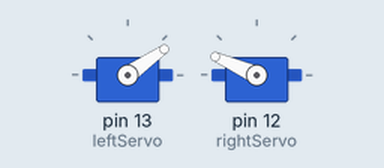
Simulated run of this program. Board: Arduino Uno, built with avr-gcc and run on an emulated ATmega328P. Parts: 2 × servo.

Above: at 0.6 s.
At 2.1 s:
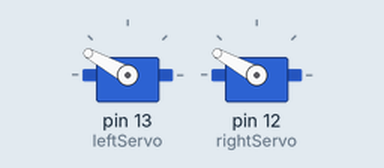
At 2.7 s:
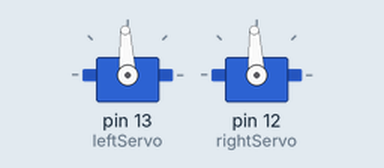
Timing chart, 0 to 4.2 s (numbered marks = the images above):
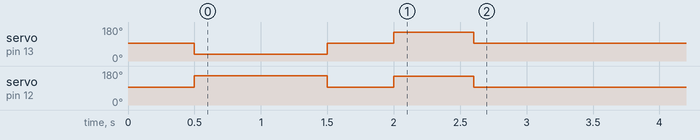

Measured:
- by itself, servo on pin 13 (leftServo): 93° → 35° at 0.50 s, → 93° 1.0 s later, → 151° 0.50 s later, → 93° 0.60 s later
- by itself, servo on pin 12 (rightServo): 93° → 156° at 0.50 s, → 93° 1.0 s later, → 151° 0.50 s later, → 93° 0.60 s later

The program:

main.cpp
```cpp
#include <Arduino.h>
#include <Servo.h>

// Declarations for servo motors
Servo leftServo;
Servo rightServo;

// put function declarations here:
void straight(int);
void turn(int, double);

void setup() {
  leftServo.attach(13);  // Attach left servo to pin 13
  rightServo.attach(12); // Attach right servo to pin 12
  leftServo.writeMicroseconds(1500);  // Set left servo to neutral position
  rightServo.writeMicroseconds(1500); // Set right servo to neutral position
  delay(500); // Wait for 1/2 second

  // Car movments based on the function inputs go here
  straight(1); // Move straight with 100% effort for 1 second
  delay(500); // Wait for 1/2 second
  turn(1, 0.6); // Turn right for 0.6 seconds (90 degrees)

   // Stop the motors
   leftServo.detach();
   rightServo.detach();
}

void loop() {
  // put your main code here, to run repeatedly:
}

// put function definitions here:
void straight(int seconds) {
  // This function moves the car straight for a specified distance
  // experimentally determined speed is about 6 inches per second
  int speed = -600;
  int time = seconds * 1000; // Convert seconds to milliseconds

  leftServo.writeMicroseconds(1500 + speed);
  rightServo.writeMicroseconds(1550 - speed);
  delay(time);
  leftServo.writeMicroseconds(1500);
  rightServo.writeMicroseconds(1500);
}

void turn(int direction, double seconds) {
  // This function turns the car in place for a specified time
  // experimentally determined 90 degree rotation takes about 0.6 seconds
  // direction: 1 for right, -1 for left
  if (direction != 1 && direction != -1) {
    Serial.println("Invalid direction. Use 1 for right or -1 for left.");
    return;
  }

  int speed = 600*direction;
  double time = seconds * 1000; // Convert seconds to milliseconds

  leftServo.writeMicroseconds(1500 + speed);
  rightServo.writeMicroseconds(1500 + speed);
  delay(time);
  leftServo.writeMicroseconds(1500);
  rightServo.writeMicroseconds(1500);
}
```
